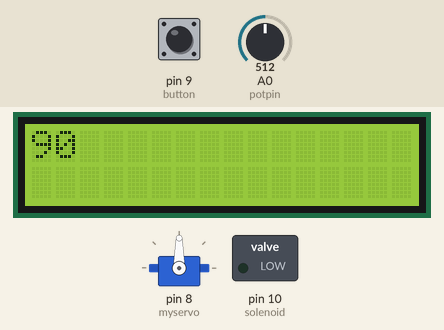
This sketch was run on a simulated Arduino Uno, built with avr-gcc and run on an emulated ATmega328P. Parts: servo, 16×2 character LCD, switched loads named in the sketch (green lamp = pin HIGH). The test bench sets the inputs (shaded band); at power-on: A0 (potpin) = 512, pin 9 (button) LOW.

Above: at 1.2 s.
1.3 s: A0 (potpin) set to 716
At 2.5 s:
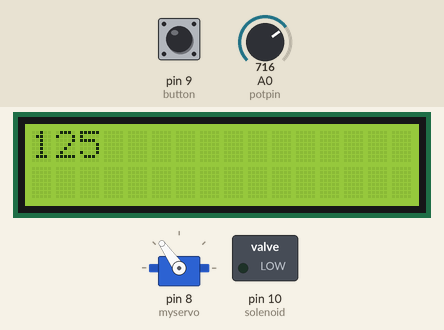
2.8 s: A0 (potpin) set to 900
At 3.9 s:
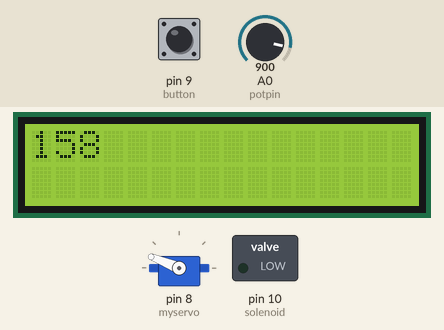
4.3 s: pin 9 (button) pulled HIGH for 0.15 s
At 4.46 s:
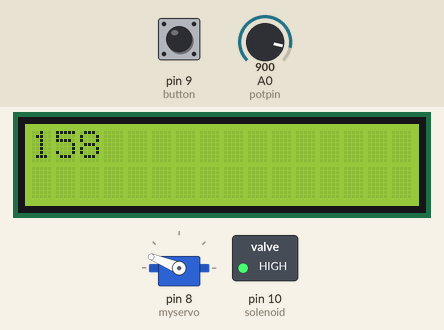
6.1 s: A0 (potpin) set to 1023
At 6.9 s:
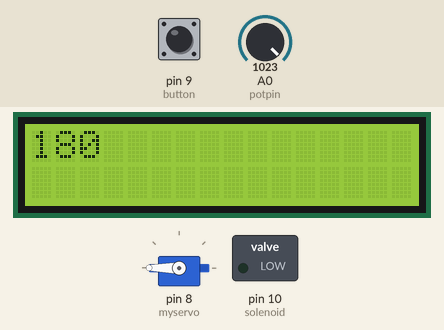
7.6 s: pin 9 (button) pulled HIGH for 1 s
At 8.1 s:
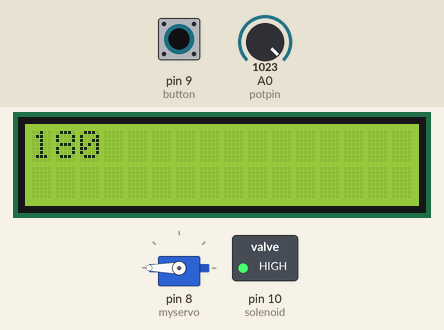
10.1 s: A0 (potpin) set to 306
At 11.4 s:
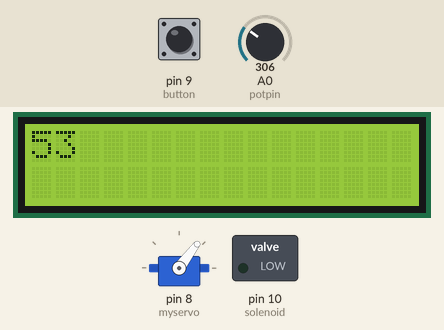
Timing chart, 0 to 12.6 s (numbered marks = the images above; inputs shaded):
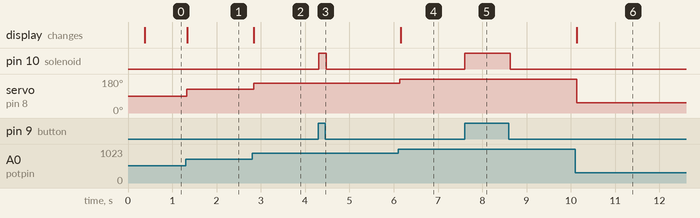

The sketch:

button_solenoid_pot_servo.ino
```cpp
#include <Servo.h>          // Include Servo Library
#include <LiquidCrystal.h>  // Include LCD library

// LCD pin connections
int RS = 7;
int E  = 6;
int d4 = 5;
int d5 = 4;
int d6 = 3;
int d7 = 2;

LiquidCrystal lcd(RS, E, d4, d5, d6, d7);  // Create lcd object (pin connections)
//LiquidCrystal lcd(7, 6, 5, 4, 3, 2);  // Create lcd object (2-7 = pin connections)

Servo myservo;  // Create servo object

int potpin = 0;       // Analog pin used to connect the potentiometer
int val;              // Variable to read the value from the analog pin
int solenoid = 10;    // Select the pin for the solenoid
int button = 9;       // Select pin for button


void setup() {
  myservo.attach(8);          // Attaches the servo on pin 8 to the servo object
  pinMode(solenoid, OUTPUT);  // Declare the solenoid as an OUTPUT
  pinMode(button, INPUT);     // Declare the button as an INPUT

  lcd.begin(16, 2);           // Begin LCD
}

void loop() {
  val = analogRead(potpin);         // Reads the value of the potentiometer (value between 0 and 1023)
  val = map(val, 0, 1023, 0, 180);  // Scale it to use it with the servo (value between 0 and 180)
  myservo.write(val);               // Sets the servo position according to the scaled value
  delay(15);                        // Waits for the servo to get there

  lcd.clear();    // Clear LCD
  lcd.print(val); // Print angle value on LCD
  delay(15);      // Delay to reduce flickering on LCD

  // Set solenoid to the value of the button
  // - when button is pressed the solenoid is on
  digitalWrite(solenoid, digitalRead(button));
}
```

Measured:
- after the input at 1.3 s, servo on pin 8 (myservo): 90° → 125° at once; the display: changes at once (image 1)
- after the input at 2.8 s, servo on pin 8 (myservo): 125° → 158° at once; the display: changes at once (image 2)
- after the input at 4.3 s, pin 10 (solenoid): LOW → HIGH at once, → LOW 0.16 s later
- after the input at 6.1 s, servo on pin 8 (myservo): 158° → 180° at once; the display: changes after 0.06 s (image 4)
- after the input at 7.6 s, pin 10 (solenoid): LOW → HIGH at once, → LOW 1.0 s later
- after the input at 10.1 s, servo on pin 8 (myservo): 180° → 53° at once; the display: changes at once (image 6)
